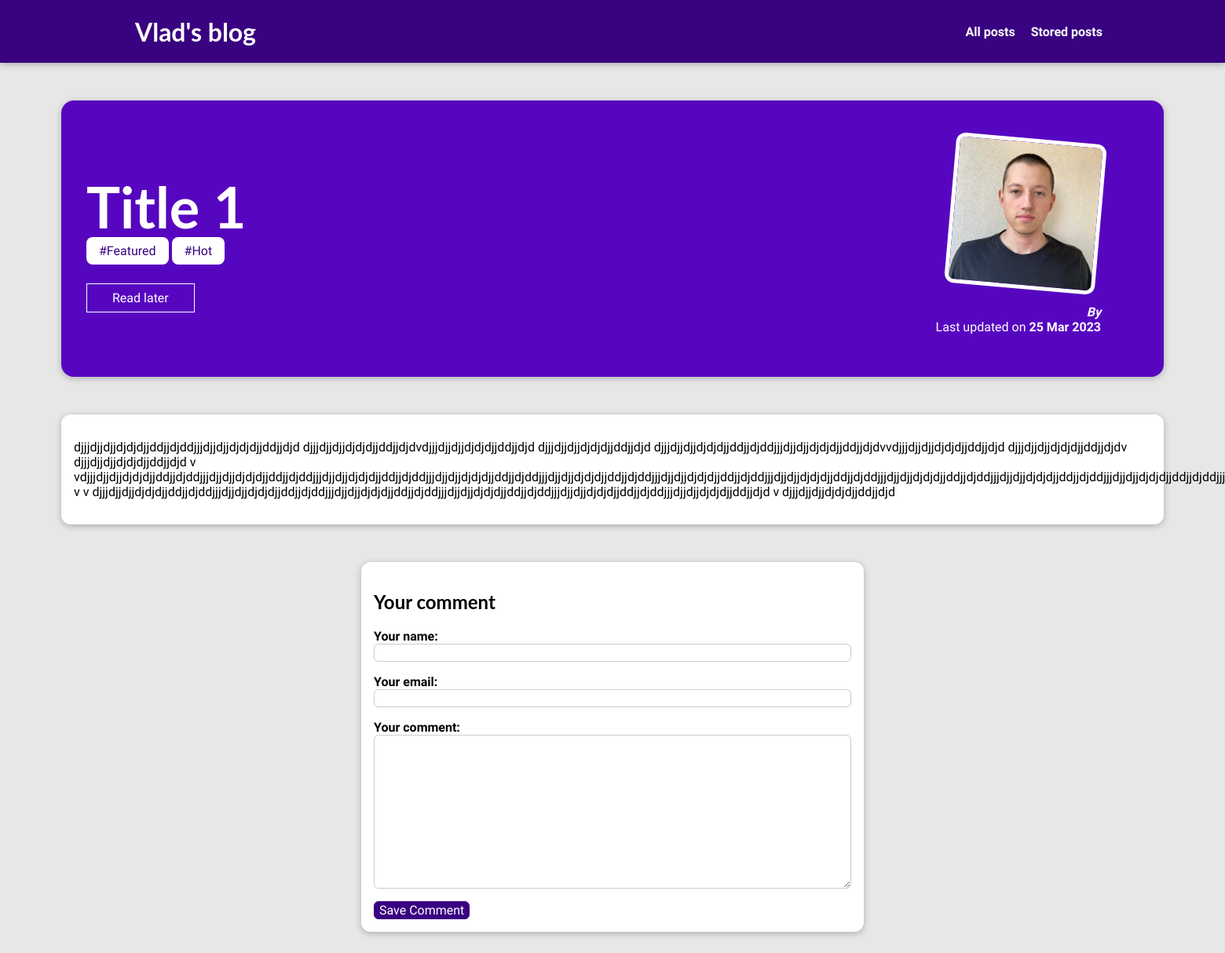
Page /posts/title1 on the earlier database version.
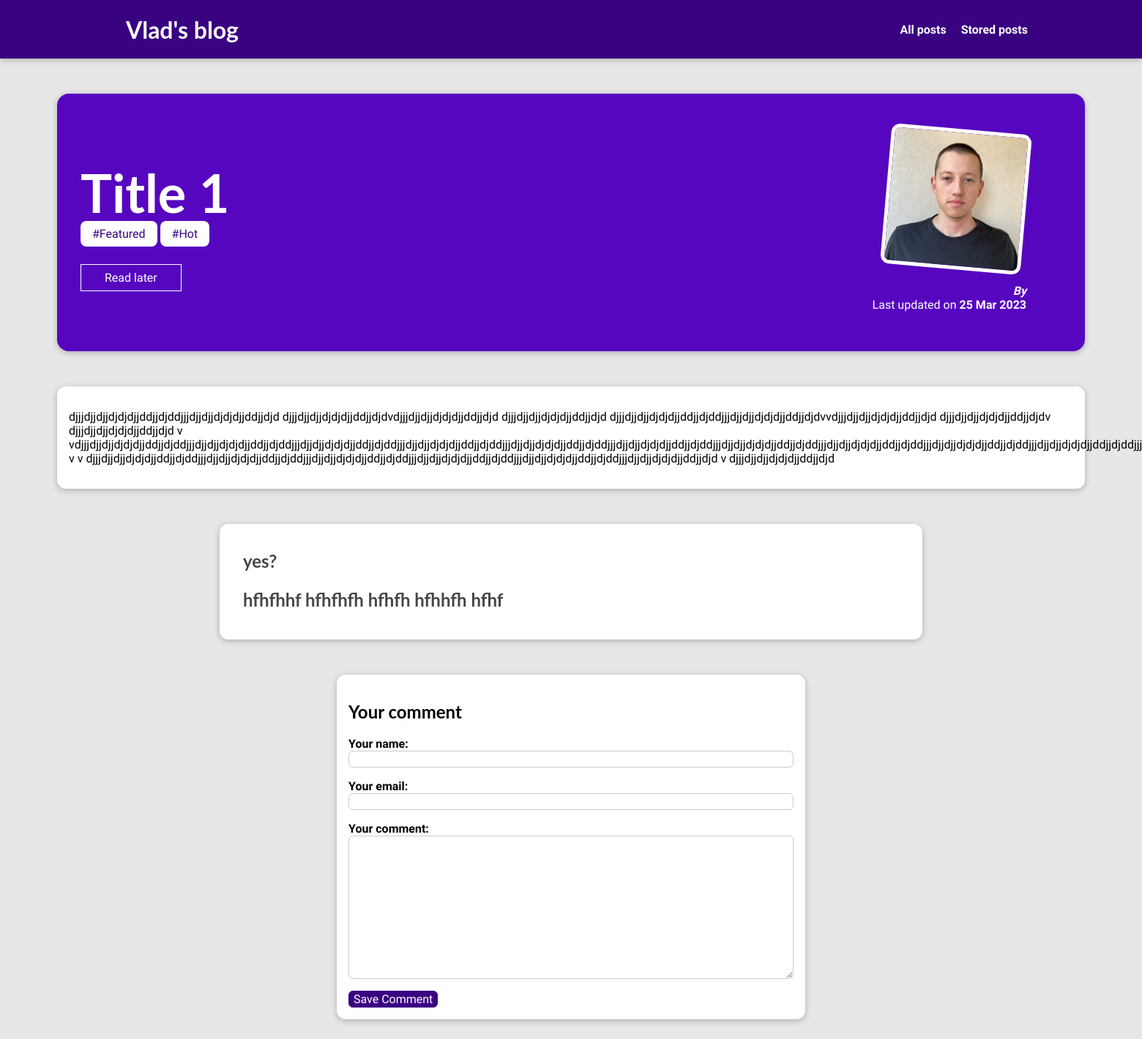
Same page on the later database version.
### blog/models.py (models this page shows, shortened)
class Post(models.Model):
    title = models.CharField(max_length=90)
    excerpt = models.CharField(max_length=150)
    image = models.ImageField(upload_to="posts", null=True)
    date = models.DateTimeField(auto_now=True)
    slug = models.SlugField(unique=True)
    content = models.TextField(validators=[MinLengthValidator(10)])
    author = models.ForeignKey(Author, on_delete=models.SET_NULL, null=True, related_name='posts')
    tags = models.ManyToManyField(Tag)

class Tag(models.Model):
    caption = models.CharField(max_length=90)
    def __str__(self):
        return f"{self.caption}"

class Comment(models.Model):
    user_name = models.CharField(max_length=120)
    user_email = models.EmailField()
    text = models.TextField(max_length=400)
    post = models.ForeignKey(Post, on_delete=models.CASCADE, related_name="comments")

### blog/views.py (the view, shortened to what this page needs)
# urls.py: path('posts/<slug:slug>', views.PostDetailView.as_view(), name='post-detail'),
class PostDetailView(View):
    def is_stored_posts(self, request, post_id):
        stored_posts = request.session.get("stored_posts")
        if stored_posts is not None:
            is_saved_for_later = post_id in stored_posts
        else:
            is_saved_for_later = False
        return is_saved_for_later
    def get(self, request, slug):
        post = get_object_or_404(Post, slug=slug)
        context = {
            "post": post,
            "tags": post.tags.all(),
            "comment_form": CommentForm(),
            "comments": post.comments.all().order_by("-id"),
            "saved_for_later": self.is_stored_posts(request, post.id)
        }
        return render(request, "blog/post_detail.html", context)

### blog/forms.py
class CommentForm(forms.ModelForm):
    class Meta:
        model = Comment
        exclude = ["post"]
        labels = {
            "user_name": "Your name",
            "user_email": "Your email",
            "text": "Your comment"
        }

### blog/templates/blog/post_detail.html (shortened to what this page needs)
{% extends 'base.html' %}
{% load static %}
{% block css_file %}
    <link rel="stylesheet" href="{% static 'blog/post-detail.css' %}">
{% endblock %}
{% block content %}
    <section id="summary">
        <h2>{{ post.title }}</h2>
        <div>
            {% if tags %}
                {% for tag in tags %}
                    <span class="tag"><a href="{% url 'tag-posts' tag %}">#{{ tag }}</a></span>
                {% endfor %}
            {% endif %}
        </div>
        <div id="read-later">
            <form action="{% url 'read-later' %}" method="post">
                <button>
                    {% if saved_for_later %}
                        Remove from "Read later" list
                    {% else %}
                        Read later
                    {% endif %}
                </button>
            </form>
        </div>
        <article>
            <img src="{{ post.image.url }}" alt={{ post.title }}>
            <address>
                By <a href="mailto: {{ author.email }} ">{{ author }}</a>
            </address>
            <div>
                Last updated on <time>{{ post.date|date:"d M Y" }}</time>
            </div>
        </article>
    </section>
    <main>
        {{ post.content|linebreaks }}
    </main>
    {% if comments %}
    <section id="comments">
        <ul>
            {% for comment in comments %}
                <li>
                    <h2>
                        {{ comment.user_name }}
                        <p>
                            {{ comment.text|linebreaks }}
                        </p>
                    </h2>
                </li>
            {% endfor %}
        </ul>
    </section>
    {% endif %}
    <section id="comment-form">
        <h2>Your comment</h2>
        <form action="{% url 'post-detail' post.slug %}" method="post">
            {% for form_fields in comment_form %}
                <div class="form-control {% if form_fields.errors %}invalid{% endif %}">
                    {{ form_fields.label_tag }}
                    {{ form_fields }}
                </div>
            {% endfor %}
            <button>Save Comment</button>
        </form>
    </section>
{% endblock %}

### templates/base.html (shortened to what this page needs)
{% load static %}
<!DOCTYPE html>
<html lang="en">
<head>
    <link rel="stylesheet" href="{% static 'app.css' %}">
    {% block css_file %}{% endblock %}
</head>
<body>
    <header id="main-navigation">
        <h1><a href="{% url 'index' %}">Vlad's blog</a></h1>
        <nav>
            <a href="{% url 'posts' %}">All posts</a>
            <a href="{% url 'read-later' %}">Stored posts</a>
        </nav>
    </header>
    {% block content %}
    {% endblock %}
</body>
</html>

### static/app.css (style rules this page uses)
* { box-sizing: border-box; }
html { font-family: 'Open Sans', 'Lato', sans-serif; }
body { margin: 0; }
h1, h2, h3 { font-family: 'Lato', sans-serif; font-weight: bold; }
#main-navigation { width: 100%; height: 5rem; display: flex; justify-content: space-between; align-items: center; padding: 0 10%; position: absolute; top: 0; left: 0; }
#main-navigation a { text-decoration: none; color: white; font-weight: bold; margin-left: 1rem; }

### blog/static/blog/post-detail.css (style rules this page uses)
body { background-color: #e7e7e7; }
#main-navigation { background-color: #390281; box-shadow: 0 2px 8px rgba(0, 0, 0, 0.25); }
#summary { margin: 8rem auto 3rem auto; padding: 2rem; width: 90%; max-width: 90rem; border-radius: 16px; background-color: #5706c0; position: relative; box-shadow: 0 2px 8px rgba(0, 0, 0, 0.25); height: 22rem; }
#summary h2 { color: white; font-size: 4.5rem; margin-bottom: 0.25rem; }
#summary article { position: absolute; top: 2rem; right: 3rem; padding: 1rem 2rem; border-radius: 12px; text-align: right; color: white; }
#summary article img { width: 12rem; height: 12rem; border-radius: 12px; transform: rotateZ(5deg); border: 5px solid white; margin-bottom: 1rem; }
#summary address { font-weight: bold; }
#summary a { color: white; text-decoration: none; }
#summary time { font-weight: bold; }
#read-later { margin: 2rem 0; }
#read-later button { background-color: transparent; border: 1px solid white; padding: 0.5rem 2rem; font: inherit; color: white; cursor: pointer; }
main { width: 90%; max-width: 90rem; margin: 3rem auto; background-color: white; padding: 1rem; border-radius: 12px; box-shadow: 0 2px 8px rgba(0, 0, 0, 0.25); }
.tag { background-color: white; padding: 0.5rem 1rem; border-radius: 8px; }
#summary .tag a { color: #390281; }
#comment-form { margin: 3rem auto; width: 90%; max-width: 40rem; border-radius: 12px; background-color: white; box-shadow: 0 2px 8px rgba(0, 0, 0, 0.25); padding: 1rem; }
#comment-form button { font: inherit; background-color: #390281; color: white; border: 1px solid #390281; padding: 0,5rem 1,5rem; border-radius: 6px; cursor: pointer; }
.form-control { margin-bottom: 1rem; }
.form-control label { font-weight: bold; margin-bottom: 0,5rem; display: block; }
.form-control input, .form-control textarea { display: block; width: 100%; font: inherit; padding: 0,25rem; border-radius: 6px; border: 1px solid #ccc; }
#comments { margin: 3rem auto; width: 90%; max-width: 60rem; border-radius: 12px; background-color: white; box-shadow: 0 2px 8px rgba(0, 0, 0, 0.25); padding: 1rem 2rem; }
#comments ul { list-style: none; margin: 0; padding: 0; }
#comments li { margin-bottom: 1rem; border-bottom: 2px solid #ccc; }
#comments li:last-of-type { border-bottom: none; }
#comments h2 { color: #464646; }

Differences in the rows shown:
added Comment: user_name "yes?", text "hfhfhhf hfhfhfh hfhfh hfhhfh hfhf"
